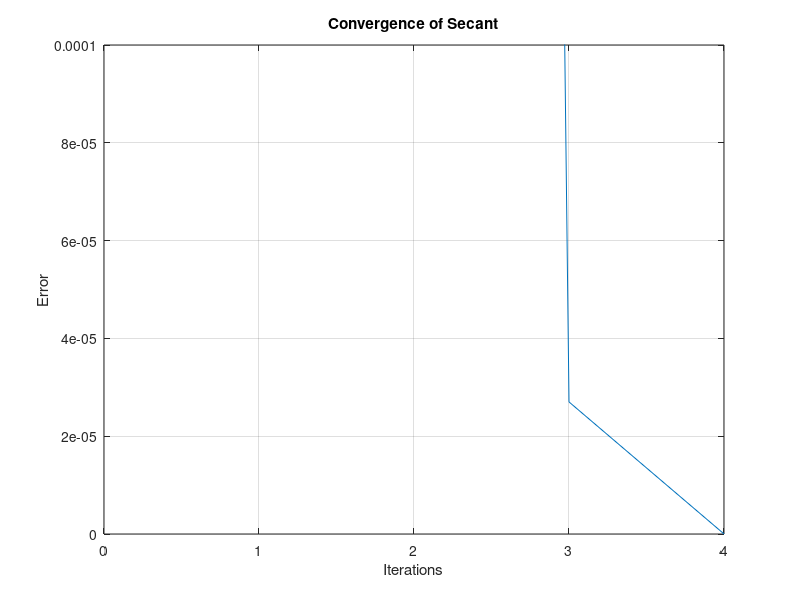

Reproduce this figure in MATLAB.
%Secant Method in MATLAB
%Author:R Abhinandan
%AM.EN.U4ME18040
f=@(x) x-cos(x); %Change the function
p0=0.5;          %Change the initial value
p1=pi/4;         %Change the initial value
q0=f(p0);
q1=f(p1);
tol=10^-5;
i=0;
while i<100
    i=i+1;
    p = p1-q1*(p1-p0)/(q1-q0);
    err(i)=abs(p-p1);
    if abs(p-p1)<tol
        disp(p);
        break
    end
    p0 = p1;
    q0 = q1;
    p1 = p;
    q1 = f(p);
end
figure
plot(err)
grid on 
title('Convergence of Secant')
ylabel('Error')
xlabel('Iterations')
axis ([0 4 0 10e-5]) %change the '4' as per the 'i' value in the workspace, ie no of iterations required to compute the root
